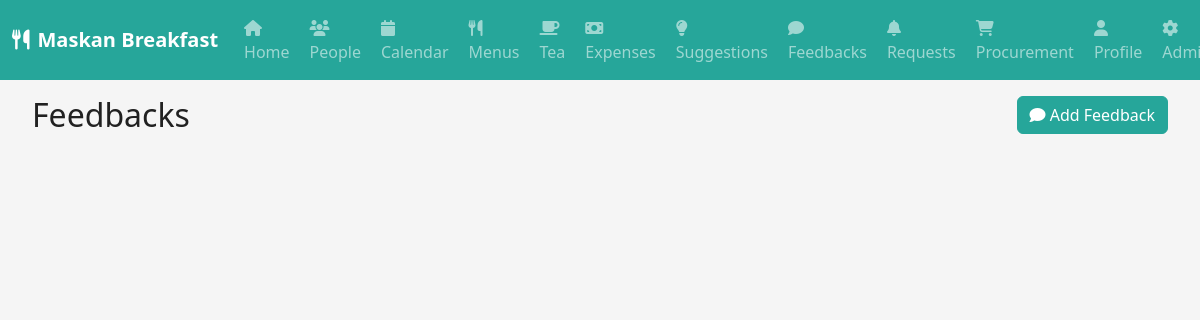
The page /feedbacks (signed in) on the database as committed earlier.
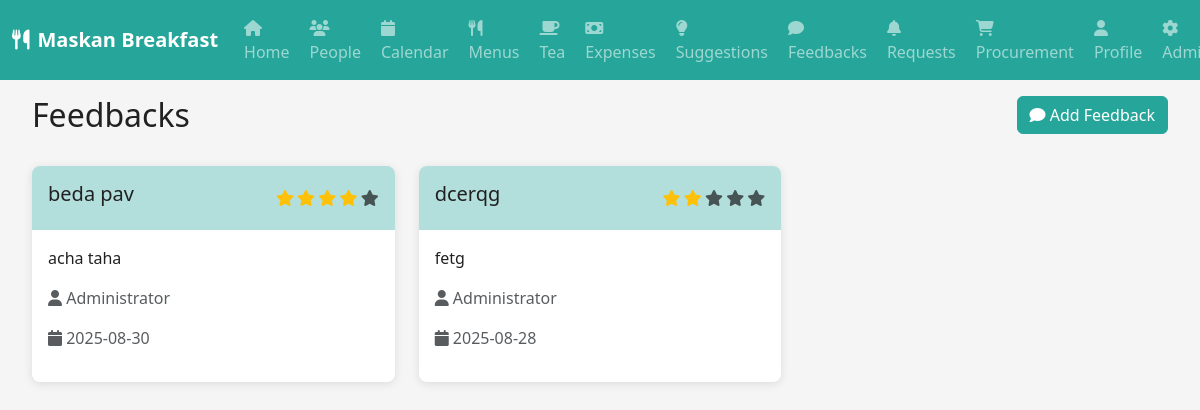
The same page on the database as committed later.
### models.py (models this page shows)
class Feedback(db.Model):
    id = db.Column(db.Integer, primary_key=True)
    title = db.Column(db.String(100), nullable=False)
    description = db.Column(db.Text, nullable=False)
    rating = db.Column(db.Integer)  # 1-5 rating
    user_id = db.Column(db.Integer, db.ForeignKey('user.id'))
    floor = db.Column(db.Integer, nullable=False)
    is_approved = db.Column(db.Boolean, default=False)
    created_at = db.Column(db.DateTime, default=datetime.utcnow)
    user = db.relationship('User', backref='feedbacks')

class User(db.Model):
    id = db.Column(db.Integer, primary_key=True)
    username = db.Column(db.String(64), unique=True, nullable=True)
    email = db.Column(db.String(120), unique=True, nullable=False)
    password_hash = db.Column(db.String(256))
    role = db.Column(db.String(20), nullable=False)
    floor = db.Column(db.Integer, nullable=True)
    is_verified = db.Column(db.Boolean, default=False)
    profile_pic = db.Column(db.String(200), nullable=True)
    created_at = db.Column(db.DateTime, default=datetime.utcnow)
    updated_at = db.Column(db.DateTime, default=datetime.utcnow, onupdate=datetime.utcnow)

### routes.py (the view, shortened to what this page needs)
@app.route('/feedbacks', methods=['GET', 'POST'])
def feedbacks():
    if 'user_id' not in session:
        return redirect(url_for('login'))
    user = User.query.get(session['user_id'])
    if user.role == 'admin':
        feedbacks = Feedback.query.filter_by(floor=user.floor).order_by(Feedback.created_at.desc()).all()
    else:
        feedbacks = Feedback.query.filter_by(floor=user.floor, is_approved=True).order_by(Feedback.created_at.desc()).all()
    return render_template('feedbacks.html', user=user, feedbacks=feedbacks)

### routes.py (called while the page is built)
@app.context_processor
def inject_user():
    if 'user_id' in session:
        user = User.query.get(session['user_id'])
        return dict(current_user=user)
    return dict(current_user=None)

### templates/feedbacks.html (shortened to what this page needs)
{% extends "base.html" %}
{% block content %}
<div class="container-fluid">
    <div class="row mb-4">
        <div class="col-md-6">
            <h2>Feedbacks</h2>
        </div>
        <div class="col-md-6 text-end">
            <button class="btn btn-teal" data-bs-toggle="modal" data-bs-target="#addFeedbackModal">
                <i class="fas fa-comment"></i> Add Feedback
            </button>
        </div>
    </div>
    <div class="row">
        {% for feedback in feedbacks %}
        <div class="col-md-6 col-lg-4 mb-3">
            <div class="feedback-card">
                <div class="feedback-header">
                    <h5>{{ feedback.title }}</h5>
                    <div class="rating">
                        {% for i in range(1, 6) %}
                            <i class="fas fa-star {% if i <= feedback.rating %}text-warning{% else %}text-muted{% endif %}"></i>
                        {% endfor %}
                    </div>
                </div>
                <div class="feedback-body">
                    <p>{{ feedback.description }}</p>
                    <p class="text-muted">
                        <i class="fas fa-user"></i> {{ feedback.user.username or feedback.user.email }}
                    </p>
                    <p class="text-muted">
                        <i class="fas fa-calendar"></i> {{ feedback.created_at.strftime('%Y-%m-%d') }}
                    </p>
                </div>
            </div>
        </div>
        {% endfor %}
    </div>
</div>
{% endblock %}

Rows that differ between the two databases and show on the page:
added Feedback: title "beda pav", rating 4 (drawn), description "acha taha", user "Administrator", created_at "2025-08-30"
added Feedback: title "dcerqg", rating 2 (drawn), description "fetg", user "Administrator", created_at "2025-08-28"
